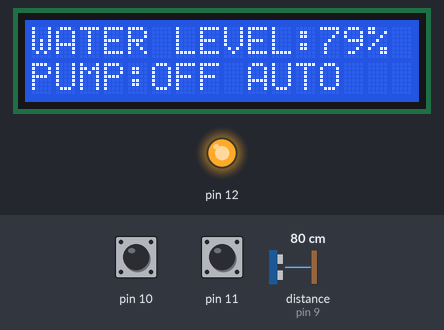
A sketch run on a simulated Arduino Uno, built with avr-gcc and run on an emulated ATmega328P. Parts: 16×2 character LCD, output pins drawn as LEDs (lit = HIGH). Inputs (shaded band) come from the test bench; at power-on: distance to the obstacle (sensor on pin 9) 80 cm, pin 11 HIGH, pin 10 HIGH. The echo pulse lasts 58.3 µs per cm; EEPROM starts erased; pins used as bus, display or sensor lines are not drawn.

Above: at 1.2 s.
1.3 s: distance to the obstacle (sensor on pin 9) set to 266 cm
At 2.8 s:
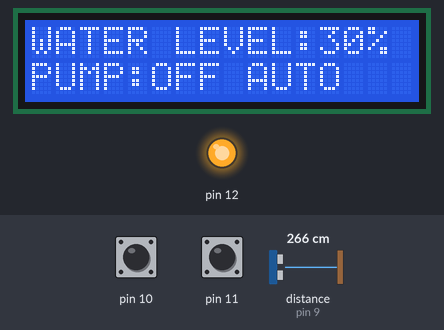
3.1 s: distance to the obstacle (sensor on pin 9) set to 272 cm
At 3.6 s:
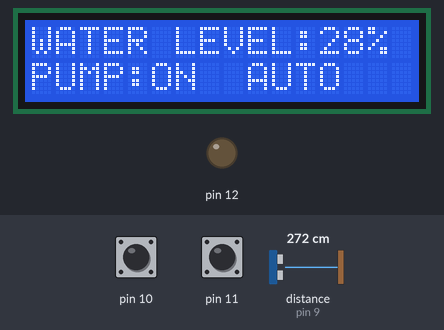
4.6 s: pin 11 pulled LOW for 0.15 s
At 5.1 s:
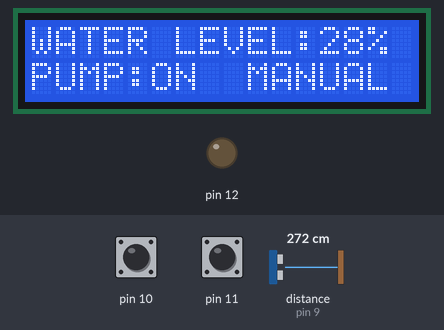
6.7 s: pin 10 pulled LOW for 0.15 s
At 8.5 s:
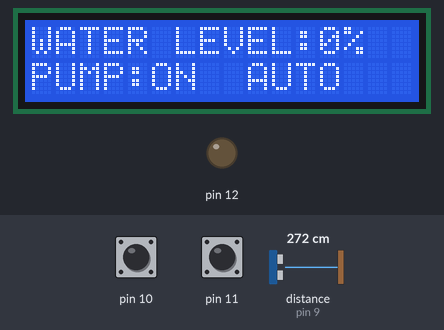
8.8 s: pin 11 pulled LOW for 1 s
At 9.5 s:
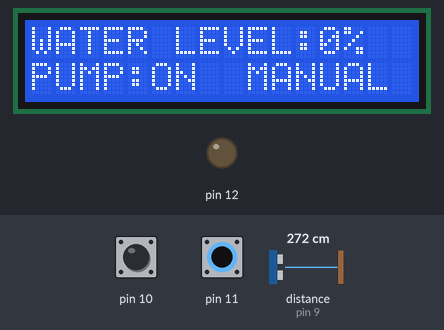
11.4 s: pin 11 pulled LOW for 3.2 s
Timing chart, 0 to 14.4 s (numbered marks = the images above; inputs shaded):
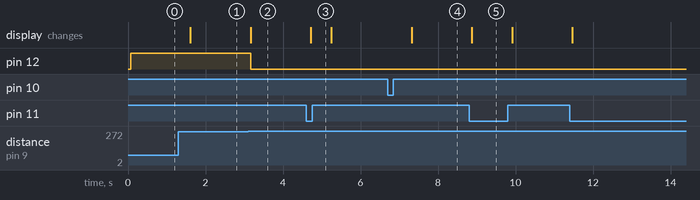

Measured:
- the behaviour switches between 269 and 270 cm on distance to the obstacle (sensor on pin 9) (found by bisection; images 1 and 2)
- after the input at 1.3 s, the display: changes after 0.31 s (image 1)
- after the input at 3.1 s, pin 12: HIGH → LOW after 0.06 s; the display: changes after 0.06 s (image 2)
- after the input at 4.6 s, the display: changes after 0.12 s (image 3)
- after the input at 6.7 s, the display: changes after 0.62 s (image 4)
- after the input at 8.8 s, the display: changes after 0.07 s (image 5)

The sketch:

SmartWaterLvlMonitor.ino
```cpp
#include <EEPROM.h>

#include <LiquidCrystal.h>
LiquidCrystal lcd(2,3,4,5,6,7);

long duration, inches;
int set_val,percentage;
bool state,pump;


void setup() {

  lcd.begin(16, 2);
  lcd.print("WATER LEVEL:");
  lcd.setCursor(0, 1);
  lcd.print("PUMP:OFF MANUAL");

  pinMode(8, OUTPUT);
  pinMode(9, INPUT);
  pinMode(10, INPUT_PULLUP);
  pinMode(11, INPUT_PULLUP);
  pinMode(12, OUTPUT);

   set_val=EEPROM.read(0);
   if(set_val>150)set_val=150;
}
void loop() {

   digitalWrite(3, LOW);
   delayMicroseconds(2);
   digitalWrite(8, HIGH);
   delayMicroseconds(10);
   digitalWrite(8, LOW);
   duration = pulseIn(9, HIGH);
   inches = microsecondsToInches(duration);

   percentage=(set_val-inches)*100/set_val;

   lcd.setCursor(12, 0);
   if(percentage<0)percentage=0;
   lcd.print(percentage);
   lcd.print("%   ");

   if(percentage<30&digitalRead(11))pump=1;
   if(percentage>99)pump=0;
   digitalWrite(12,!pump);

   lcd.setCursor(5, 1);
   if(pump==1)lcd.print("ON ");
   else if(pump==0) lcd.print("OFF");

    lcd.setCursor(9, 1);
    if(!digitalRead(11))lcd.print("MANUAL");
    else lcd.print("AUTO   ");

    if(!digitalRead(10)&!state&digitalRead(11)){
      state=1;
      set_val=inches;
      EEPROM.write(0, set_val);
      }

     if(!digitalRead(10)&!state&!digitalRead(11)){
        state=1;
        pump=!pump;

      }

    if(digitalRead(10))state=0;


    delay(500);
}
long microsecondsToInches(long microseconds) {
   return microseconds / 74 / 2;
}
```
